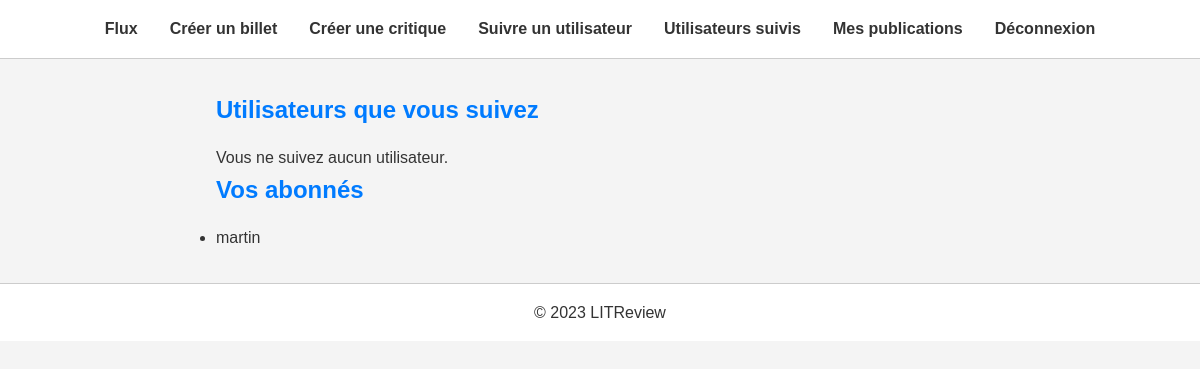
The app's page /followed_users/ (signed in), older data.
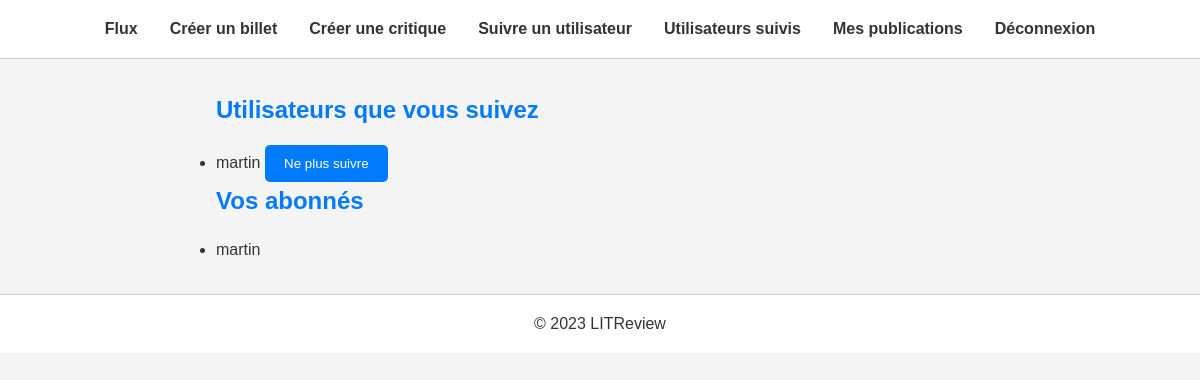
The same page, newer data.
### reviews/models.py (models this page shows, shortened)
class UserFollows(models.Model):
    user = models.ForeignKey(
        to=settings.AUTH_USER_MODEL, on_delete=models.CASCADE, related_name='following')
    followed_user = models.ForeignKey(
        to=settings.AUTH_USER_MODEL, on_delete=models.CASCADE, related_name='followed_by')
    class Meta:
        unique_together = ('user', 'followed_user', )

class User(AbstractUser):
    pass

### reviews/views.py (the view)
# urls.py: path('followed_users/', views.view_followed_users, name='view_followed_users'),
@login_required
def view_followed_users(request):
    followed_users = request.user.following.all()
    followers = request.user.followed_by.all()
    return render(request, 'reviews/followed_users.html', {'followed_users': followed_users, 'followers': followers})

### reviews/templates/reviews/followed_users.html (shortened to what this page needs)
{% extends 'reviews/base.html' %}
{% block content %}
<h2>Utilisateurs que vous suivez</h2>
<ul>
    {% for follow in followed_users %}
    <li>
        {{ follow.followed_user.username }}
        <form action="{% url 'unfollow_user' follow.id %}" method="post" style="display:inline;">
            <button type="submit">Ne plus suivre</button>
        </form>
    </li>
    {% empty %}
    <p>Vous ne suivez aucun utilisateur.</p>
    {% endfor %}
</ul>
<h2>Vos abonnés</h2>
<ul>
    {% for follower in followers %}
    <li>{{ follower.user.username }}</li>
    {% empty %}
    <p>Vous n'avez aucun abonné.</p>
    {% endfor %}
</ul>
{% endblock %}

Row changes from the older to the newer data that the page shows:
added UserFollows: followed_user.username "martin", shown under "Utilisateurs que vous suivez"
Text that changed along with them:
text no longer shown: "Vous ne suivez aucun utilisateur."
